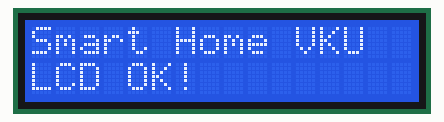
The sketch below on a simulated ESP32. On the bench: 16×2 character LCD. What the sketch prints to the serial monitor is not drawn.

Above: at 0.8 s.

The sketch:

lcd_test.ino
```cpp
/*
 * LCD I2C Test – thử cả 2 địa chỉ phổ biến
 */
#include <Wire.h>
#include <LiquidCrystal_I2C.h>

// Thử 0x27 trước, nếu không lên đổi thành 0x3F
LiquidCrystal_I2C lcd(0x27, 16, 2);

void setup() {
    Serial.begin(115200);
    Wire.begin(0, 22);  // SDA=GPIO0, SCL=GPIO22
    delay(500);

    lcd.init();
    delay(100);
    lcd.backlight();
    delay(100);

    lcd.setCursor(0, 0);
    lcd.print("Smart Home VKU");
    lcd.setCursor(0, 1);
    lcd.print("LCD OK!");

    Serial.println("LCD init done");
}

void loop() {}
```
